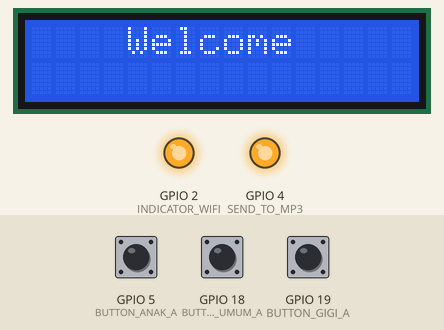
Simulated run of this sketch. Board: ESP32. On the bench: 16×2 character LCD, output pins drawn as LEDs (lit = HIGH). Inputs (shaded band) come from the test bench; at power-on: GPIO 5 (BUTTON_ANAK_A) HIGH, GPIO 18 (BUTTON_UMUM_A) HIGH, GPIO 19 (BUTTON_GIGI_A) HIGH. WiFi joins after 1.5 s; servers stay silent unless stated; uploads are accepted with an empty reply; what the sketch prints to the serial monitor is not drawn.

Above: at 2.7 s.
2.8 s: GPIO 5 (BUTTON_ANAK_A) pulled LOW for 0.15 s
At 4.1 s:
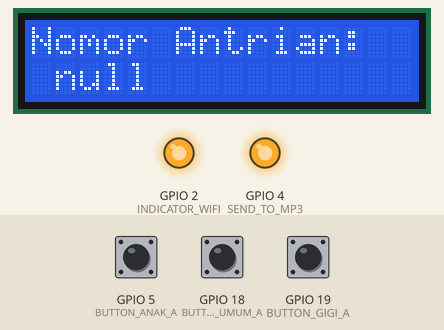
4.5 s: GPIO 18 (BUTTON_UMUM_A) pulled LOW for 1 s
7.0 s: GPIO 19 (BUTTON_GIGI_A) pulled LOW for 1 s
Timing chart, 0 to 10.0 s (numbered marks = the images above; inputs shaded):
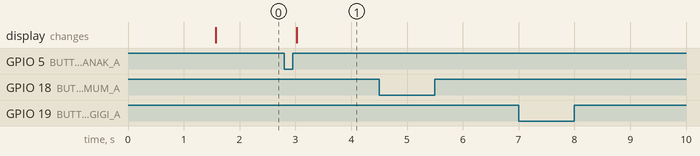

Measured:
- after the input at 2.8 s, the display: changes after 0.22 s (image 1)
- after the input at 4.5 s, every drawn part: stays the same
- after the input at 7.0 s, every drawn part: stays the same

The sketch:

antrian_lcd_update.ino
```cpp
#include <WiFi.h>
#include <HTTPClient.h>
#include <ArduinoJson.h>
#include <LiquidCrystal_I2C.h>

#define WIFI_SSID "WifiNih1"
#define WIFI_PASSWORD "mautauaja"

// #define WIFI_SSID "DEDY"
// #define WIFI_PASSWORD "sumantri"

#define INDICATOR_WIFI 2  // LED BUILD IN
#define BUTTON_ANAK_A 5
#define BUTTON_UMUM_A 18
#define BUTTON_GIGI_A 19
#define SEND_TO_MP3 4

int currentStateAnak = 0;
int currentStateUmum = 0;
int currentStateGigi = 0;

// set the LCD number of columns and rows
int lcdColumns = 16;
int lcdRows = 2;

LiquidCrystal_I2C lcd(0x27, lcdColumns, lcdRows);

void setup() {

  Serial.begin(115200);
  // initialize LCD
  lcd.init();
  // turn on LCD backlight
  lcd.backlight();
  connectWifi();

  Serial.println("-----Start Program-----");
  lcd.setCursor(4, 0);
  lcd.print("Welcome");
  // sendPostRequest("ANAK");

  // pinMode(BUTTON_ANAK_A, INPUT_PULLUP);
  // pinMode(BUTTON_UMUM_A, INPUT_PULLUP);
  // pinMode(BUTTON_GIGI_A, INPUT_PULLUP);
  pinMode(BUTTON_ANAK_A, INPUT);
  pinMode(BUTTON_UMUM_A, INPUT);
  pinMode(BUTTON_GIGI_A, INPUT);

  pinMode(SEND_TO_MP3, OUTPUT);
  digitalWrite(SEND_TO_MP3, HIGH);
}

void loop() {

  currentStateAnak = digitalRead(BUTTON_ANAK_A);
  currentStateUmum = digitalRead(BUTTON_UMUM_A);
  currentStateGigi = digitalRead(BUTTON_GIGI_A);

  if (currentStateAnak == LOW) {
    sendPostRequest("ANAK");
    Serial.println("BTN ANAK");
    delay(2000);
  } else if (currentStateUmum == LOW) {
    sendPostRequest("UMUM");
    Serial.println("BTN UMUM");
    delay(2000);
  } else if (currentStateGigi == LOW) {
    sendPostRequest("GIGI");
    Serial.println("BTN GIGI");
    delay(2000);
  }
}

void sendPostRequest(String caterory) {
  HTTPClient http;
  String url = "https://api.smartqueue.my.id/api/v1/antrian/queue/next";

  http.begin(url);
  http.addHeader("Content-Type", "application/json");

  // Create a JSON payload
  DynamicJsonDocument payload(200);
  payload["kategori"] = caterory;

  String jsonString;
  serializeJson(payload, jsonString);

  int httpResponseCode = http.POST(jsonString);

  if (httpResponseCode == HTTP_CODE_OK) {
    String response = http.getString();

    DynamicJsonDocument doc(1024);
    deserializeJson(doc, response);

    bool status = doc["status"];
    String message = doc["message"].as<String>();

    JsonObject data = doc["data"];
    String nomorAntrian = data["nomorAntrian"].as<String>();
    String kategori = data["kategori"].as<String>();
    String insertDate = data["insertDate"].as<String>();


    // Serial.printf("Nomor Antrian: %s\n", nomorAntrian.c_str());
    // Serial.printf("Kategori: %s\n", kategori.c_str());
    // Serial.printf("Insert Date: %s\n", insertDate.c_str());

    printData(status, message, nomorAntrian, kategori);

  } else {
    Serial.printf("Error code: %d\n", httpResponseCode);
  }

  http.end();
}

void printData(bool status,
               const String& message,
               const String& nomorAntrian,
               const String& kategori) {

  Serial.printf("Status: %s\n", status ? "true" : "false");
  Serial.printf("Kategori: %s\n", kategori.c_str());

  lcd.clear();
  lcd.setCursor(0, 0);
  lcd.print("Nomor Antrian: ");


  if (status) {
    lcd.setCursor(6, 1);
    lcd.print(nomorAntrian.c_str());
    digitalWrite(SEND_TO_MP3, LOW);
    delay(500);
    digitalWrite(SEND_TO_MP3, HIGH);
  } else {
    lcd.setCursor(1, 1);
    lcd.print(message.c_str());
  }
}


void connectWifi() {
  Serial.println("Connecting To Wifi");
  WiFi.begin(WIFI_SSID, WIFI_PASSWORD);
  Serial.print("Connecting to Wi-Fi");
  while (WiFi.status() != WL_CONNECTED) {
    Serial.print(".");
    delay(300);
  }

  Serial.println("Wifi Connected");
  Serial.println(WiFi.SSID());
  pinMode(INDICATOR_WIFI, OUTPUT);
  digitalWrite(INDICATOR_WIFI, HIGH);
}
```
